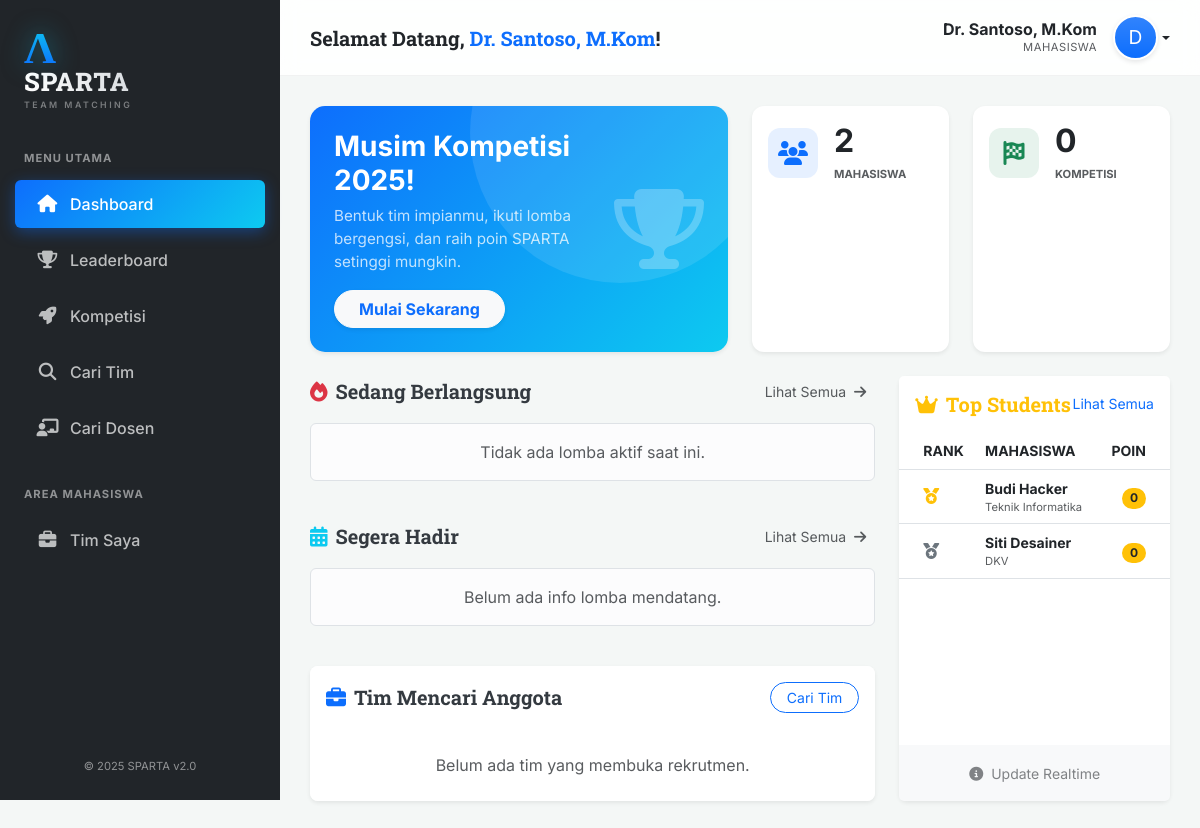
/ (signed in), run on the app's committed database.
### tables this page shows
CREATE TABLE Mahasiswa (
    ID_Mahasiswa INT AUTO_INCREMENT PRIMARY KEY,
    NIM VARCHAR(20) UNIQUE DEFAULT NULL,
    Nama_Mahasiswa VARCHAR(150) NOT NULL,
    Email VARCHAR(100) UNIQUE NOT NULL,
    Password_Hash VARCHAR(255) NOT NULL,
    Tempat_Lahir VARCHAR(50),
    Tanggal_Lahir DATE,
    Bio TEXT,
    No_HP VARCHAR(20) DEFAULT NULL,
    LinkedIn VARCHAR(255) DEFAULT NULL,
    Total_Poin FLOAT DEFAULT 0,
    ID_Prodi INT DEFAULT NULL,
    Foto_Profil VARCHAR(255) DEFAULT NULL,
    Is_Verified TINYINT(1) DEFAULT 0,
    Verification_Token VARCHAR(255) DEFAULT NULL,
    FOREIGN KEY (ID_Prodi) REFERENCES Prodi(ID_Prodi) ON DELETE SET NULL
);

CREATE TABLE Prodi (
    ID_Prodi INT AUTO_INCREMENT PRIMARY KEY,
    Nama_Prodi VARCHAR(100) NOT NULL,
    ID_Fakultas INT,
    FOREIGN KEY (ID_Fakultas) REFERENCES Fakultas(ID_Fakultas) ON DELETE SET NULL
);

### src/pages/dashboard.php (the view, shortened to what this page needs)
<?php
$sqlActive = "SELECT l.*,
                     GROUP_CONCAT(k.Nama_Kategori SEPARATOR ', ') as Kategori_List,
                     t.Nama_Tingkatan
              FROM Lomba l
              LEFT JOIN Lomba_Kategori lk ON l.ID_Lomba = lk.ID_Lomba
              LEFT JOIN Kategori_Lomba k ON lk.ID_Kategori = k.ID_Kategori
              JOIN Tingkatan_Lomba t ON l.ID_Tingkatan = t.ID_Tingkatan
              WHERE CURDATE() BETWEEN l.Tanggal_Mulai AND l.Tanggal_Selesai
              GROUP BY l.ID_Lomba
              LIMIT 3";
$activeLombas = $pdo->query($sqlActive)->fetchAll();
$sqlUpcoming = "SELECT l.*,
                       GROUP_CONCAT(k.Nama_Kategori SEPARATOR ', ') as Kategori_List,
                       t.Nama_Tingkatan
                FROM Lomba l
                LEFT JOIN Lomba_Kategori lk ON l.ID_Lomba = lk.ID_Lomba
                LEFT JOIN Kategori_Lomba k ON lk.ID_Kategori = k.ID_Kategori
                JOIN Tingkatan_Lomba t ON l.ID_Tingkatan = t.ID_Tingkatan
                WHERE l.Tanggal_Mulai > CURDATE()
                GROUP BY l.ID_Lomba
                ORDER BY l.Tanggal_Mulai ASC
                LIMIT 3";
$upcomingLombas = $pdo->query($sqlUpcoming)->fetchAll();
$sqlTeams = "SELECT t.*, l.Nama_Lomba, m.Nama_Mahasiswa
             FROM Tim t
             JOIN Lomba l ON t.ID_Lomba = l.ID_Lomba
             JOIN Mahasiswa m ON t.ID_Mahasiswa_Ketua = m.ID_Mahasiswa
             WHERE t.Status_Pencarian = 'Terbuka'
             LIMIT 3";
$openTeams = $pdo->query($sqlTeams)->fetchAll();
$sqlRank = "SELECT m.*, p.Nama_Prodi
            FROM Mahasiswa m
            LEFT JOIN Prodi p ON m.ID_Prodi = p.ID_Prodi
            ORDER BY m.Total_Poin DESC LIMIT 5";
$topRanks = $pdo->query($sqlRank)->fetchAll();
$totalMhs = $pdo->query("SELECT COUNT(*) FROM Mahasiswa")->fetchColumn();
$totalLomba = $pdo->query("SELECT COUNT(*) FROM Lomba")->fetchColumn();
?>
<div class="row g-4 mb-4">
    <div class="col-lg-6">
        <div class="card welcome-banner h-100 border-0 shadow-sm p-4 d-flex flex-row align-items-center justify-content-between">
            <div style="z-index: 2;">
                <h3 class="fw-bold mb-2">Musim Kompetisi 2025!</h3>
                <p class="mb-3 opacity-75" style="font-size: 0.95rem;">Bentuk tim impianmu, ikuti lomba bergengsi, dan raih poin SPARTA setinggi mungkin.</p>
                <a href="?page=lomba" class="btn btn-light text-primary fw-bold rounded-pill px-4 shadow-sm">Mulai Sekarang</a>
            </div>
            <div style="z-index: 1;" class="d-none d-sm-block">
                <i class="fas fa-trophy fa-5x text-white opacity-25"></i>
            </div>
        </div>
    </div>
    <div class="col-lg-3 col-6">
        <div class="card stat-card h-100 shadow-sm p-3">
            <div class="d-flex align-items-center">
                <div class="icon-box bg-primary bg-opacity-10 text-primary me-3">
                    <i class="fas fa-users"></i>
                </div>
                <div>
                    <h2 class="mb-0 fw-bold text-dark"><?= number_format($totalMhs) ?></h2>
                    <small class="text-muted text-uppercase fw-bold" style="font-size: 0.7rem;">Mahasiswa</small>
                </div>
            </div>
        </div>
    </div>
    <div class="col-lg-3 col-6">
        <div class="card stat-card h-100 shadow-sm p-3">
            <div class="d-flex align-items-center">
                <div class="icon-box bg-success bg-opacity-10 text-success me-3">
                    <i class="fas fa-flag-checkered"></i>
                </div>
                <div>
                    <h2 class="mb-0 fw-bold text-dark"><?= number_format($totalLomba) ?></h2>
                    <small class="text-muted text-uppercase fw-bold" style="font-size: 0.7rem;">Kompetisi</small>
                </div>
            </div>
        </div>
    </div>
</div>
<div class="row g-4">
    <div class="col-lg-8">
        <div class="d-flex justify-content-between align-items-center mb-3">
            <h5 class="section-title mb-0"><i class="fas fa-fire text-danger me-2"></i>Sedang Berlangsung</h5>
            <a href="?page=lomba&tab=active" class="btn btn-sm btn-link text-decoration-none text-muted">Lihat Semua <i class="fas fa-arrow-right ms-1"></i></a>
        </div>
        <div class="row g-3 mb-4">
            <?php if(empty($activeLombas)): ?>
                <div class="col-12"><div class="alert alert-light border text-muted text-center py-3">Tidak ada lomba aktif saat ini.</div></div>
            <?php endif; ?>
        </div>
        <div class="d-flex justify-content-between align-items-center mb-3">
            <h5 class="section-title mb-0"><i class="fas fa-calendar-alt text-info me-2"></i>Segera Hadir</h5>
            <a href="?page=lomba&tab=upcoming" class="btn btn-sm btn-link text-decoration-none text-muted">Lihat Semua <i class="fas fa-arrow-right ms-1"></i></a>
        </div>
        <div class="row g-3 mb-4">
            <?php if(empty($upcomingLombas)): ?>
                <div class="col-12"><div class="alert alert-light border text-muted text-center py-3">Belum ada info lomba mendatang.</div></div>
            <?php endif; ?>
        </div>
        <div class="card shadow-sm border-0 rounded-3 overflow-hidden">
            <div class="card-header bg-white py-3 border-bottom-0">
                <div class="d-flex justify-content-between align-items-center">
                    <h5 class="section-title mb-0"><i class="fas fa-briefcase text-primary me-2"></i>Tim Mencari Anggota</h5>
                    <a href="?page=tim" class="btn btn-sm btn-outline-primary rounded-pill px-3">Cari Tim</a>
                </div>
            </div>
            <div class="list-group list-group-flush">
                <?php if(empty($openTeams)): ?>
                    <div class="list-group-item text-center text-muted py-4">Belum ada tim yang membuka rekrutmen.</div>
                <?php endif; ?>
            </div>
        </div>
    </div>
    <div class="col-lg-4">
        <div class="card shadow-sm border-0 rounded-3 h-100">
            <div class="card-header bg-white py-3 border-bottom-0">
                <div class="d-flex justify-content-between align-items-center">
                    <h5 class="section-title mb-0 text-warning"><i class="fas fa-crown me-2"></i>Top Students</h5>
                    <a href="?page=ranking" class="small text-decoration-none">Lihat Semua</a>
                </div>
            </div>
            <div class="card-body p-0">
                <table class="table table-hover align-middle mb-0">
                    <thead class="bg-light text-muted small text-uppercase">
                        <tr>
                            <th class="ps-4">Rank</th>
                            <th>Mahasiswa</th>
                            <th class="text-end pe-4">Poin</th>
                        </tr>
                    </thead>
                    <tbody>
                        <?php $rank=1; foreach($topRanks as $m): ?>
                        <tr style="cursor: pointer;" onclick="window.location='?page=profile&id=<?= $m['ID_Mahasiswa'] ?>'">
                            <td class="ps-4">
                                <?php if($rank==1): ?><i class="fas fa-medal text-warning"></i>
                                <?php elseif($rank==2): ?><i class="fas fa-medal text-secondary"></i>
                                <?php elseif($rank==3): ?><i class="fas fa-medal text-danger"></i>
                                <?php else: ?><span class="fw-bold text-muted ms-1 small">#<?= $rank ?></span>
                                <?php endif; ?>
                            </td>
                            <td>
                                <div class="fw-bold text-dark small"><?= htmlspecialchars($m['Nama_Mahasiswa']) ?></div>
                                <div class="text-muted" style="font-size: 0.7rem;"><?= $m['Nama_Prodi'] ?></div>
                            </td>
                            <td class="text-end pe-4">
                                <span class="badge bg-warning text-dark rounded-pill"><?= number_format($m['Total_Poin']) ?></span>
                            </td>
                        </tr>
                        <?php $rank++; endforeach; ?>
                    </tbody>
                </table>
            </div>
            <div class="card-footer bg-light text-center border-0 py-3">
                <small class="text-muted opacity-75"><i class="fas fa-info-circle me-1"></i> Update Realtime</small>
            </div>
        </div>
    </div>
</div>

### src/index.php (style rules this page uses)
:root { --primary-gradient: linear-gradient(135deg, #0d6efd, #0dcaf0); --sidebar-bg: #212529; --sidebar-width: 280px; }
body { font-family: 'Inter', sans-serif; background-color: #f4f7f6; }

### src/pages/dashboard.php (style rules this page uses)
.welcome-banner { background: linear-gradient(135deg, #0d6efd, #0dcaf0); color: white; border-radius: 15px; position: relative; overflow: hidden; }
.welcome-banner::after { content: ''; position: absolute; top: -50%; right: -10%; width: 300px; height: 300px; background: rgba(255,255,255,0.1); border-radius: 50%; }
.stat-card { border: none; border-radius: 12px; transition: transform 0.2s, box-shadow 0.2s; }
.icon-box { width: 50px; height: 50px; border-radius: 12px; display: flex; align-items: center; justify-content: center; font-size: 1.5rem; }
.section-title { font-family: 'Roboto Slab', serif; font-weight: 700; color: #343a40; }

### data on the page
mahasiswa: Nama_Mahasiswa "Budi Hacker", ID_Prodi.Nama_Prodi "Teknik Informatika", Total_Poin "0"
mahasiswa: Nama_Mahasiswa "Siti Desainer", ID_Prodi.Nama_Prodi "DKV", Total_Poin "0"

### other printed values
$namaUser "Dr. Santoso, M.Kom"
substr($namaUser, 0, 1) "D"
$totalMhs "2"
$totalLomba "0"
